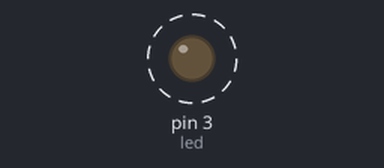
Simulated run of this program. Board: Arduino Uno, built with avr-gcc and run on an emulated ATmega328P. Shown: output pins drawn as LEDs (lit = HIGH). Dashed ring = blinking. The local clock reads 2024-03-15 10:24:30 at power-on unless the program sets it; what the program prints to the serial monitor is not drawn.

Above: at 0.5 s.
Timing chart, 0 to 4.6 s (numbered marks = the images above):
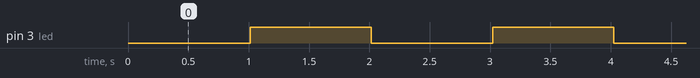

The program:

main.cpp
```cpp
/*
 * The different between time from program and from timer clock is only 0.10 sec.
 * I think it happens because of the time which using between the program
 * but it is very little so it might not be recognize
 *
 * Thanaphat Jiamcharoendet 61011452
 *
 */

#include <Arduino.h>
#include <ThreeWire.h>
#include <RtcDS1302.h>

#define led 3

ThreeWire myWire(4,5,2); // IO, SCLK, CE
RtcDS1302<ThreeWire>
Rtc(myWire);
RtcDateTime now_ini;
unsigned int count = 0, second = 0;

void printDateTime(const RtcDateTime& dt)
{
  Serial.print(dt.Year(), DEC);
  Serial.print('/');
  Serial.print(dt.Month(), DEC);
  Serial.print('/');
  Serial.print(dt.Day(), DEC);
  Serial.print(' ');
  Serial.print(dt.Hour(), DEC);
  Serial.print(':');
  Serial.print(dt.Minute(), DEC);
  Serial.print(':');
  Serial.print(dt.Second(), DEC);
  Serial.println();
  Serial.print("Total Seconds since 1/1/2000 : ");
  Serial.print(dt.TotalSeconds());
  Serial.println();
}

void setup()
{
  Serial.begin(9600);
  Rtc.Begin();
  RtcDateTime setting_time(2020,2,2,23,31,10);// year, month, dayOfMonth, hour, minute, second
  //printDateTime(setting_time);//Try to comment This line
  Rtc.SetDateTime(setting_time);
  pinMode(led, OUTPUT);
  now_ini = Rtc.GetDateTime();
  second = now_ini.Second();
  Serial.println("Start");
  printDateTime(now_ini);
}
void loop()
{
  RtcDateTime now = Rtc.GetDateTime();
  if(now.TotalSeconds() >= now_ini.TotalSeconds() + 120)
  {
    Serial.println("End");
    printDateTime(now);
    digitalWrite(led, LOW);
  }
  else
  {
    now.Second()%2 ? digitalWrite(led, HIGH) : digitalWrite(led, LOW);
  }
  delay(50);
}
```

Measured:
- by itself, pin 3 (led): alternates HIGH for 1.0 s and LOW for 1.0 s, 120 changes in all, then stays LOW
